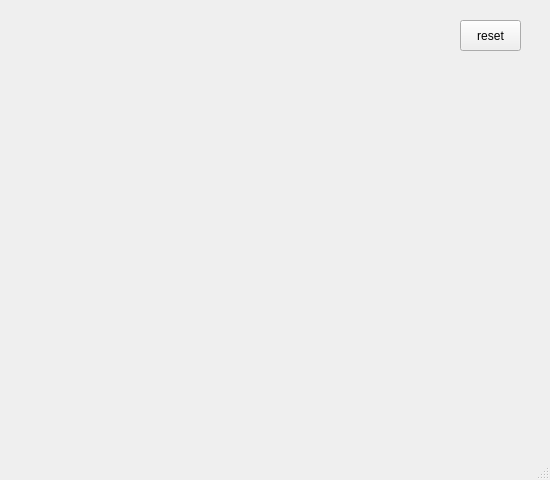
<?xml version="1.0" encoding="UTF-8"?>
<ui version="4.0">
 <class>MainWindow</class>
 <widget class="QMainWindow" name="MainWindow">
  <property name="geometry">
   <rect>
    <x>0</x>
    <y>0</y>
    <width>550</width>
    <height>480</height>
   </rect>
  </property>
  <property name="windowTitle">
   <string>MainWindow</string>
  </property>
  <widget class="QWidget" name="centralwidget">
   <widget class="QPushButton" name="pbReset">
    <property name="geometry">
     <rect>
      <x>460</x>
      <y>20</y>
      <width>61</width>
      <height>31</height>
     </rect>
    </property>
    <property name="toolTip">
     <string>2,3</string>
    </property>
    <property name="text">
     <string>reset</string>
    </property>
    <property name="iconSize">
     <size>
      <width>40</width>
      <height>40</height>
     </size>
    </property>
   </widget>
  </widget>
  <widget class="QMenuBar" name="menubar">
   <property name="geometry">
    <rect>
     <x>0</x>
     <y>0</y>
     <width>550</width>
     <height>21</height>
    </rect>
   </property>
  </widget>
  <widget class="QStatusBar" name="statusbar"/>
 </widget>
 <resources/>
 <connections/>
</ui>
